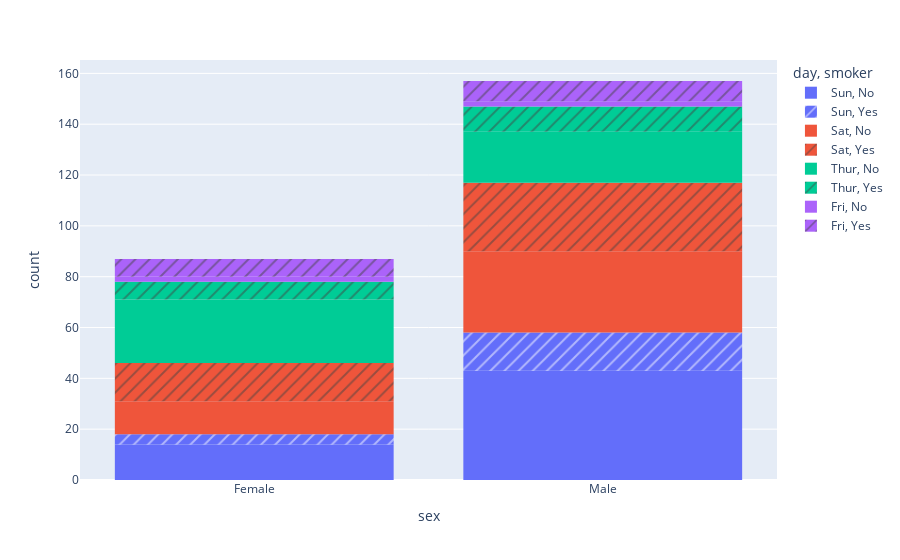

Write notebook code for a chart like this one.
### Markdown cell above
**Q3.** Using the tips dataset in the Plotly library, Plot a histogram for x= "sex" and y="total_bill" column in the tips dataset. Also, use the "smoker" column with the pattern_shape parameter and the "day" column with the color parameter.

**Answer:**

### Code cell
import plotly.express as px

# Load the "tips" dataset from Plotly
tips_data = px.data.tips()

# Plot histogram using Plotly Express
fig = px.histogram(tips_data, x="sex", y="total_bill", histfunc="count",
                   pattern_shape="smoker", color="day")

# Show the plot
fig.show()

### Figure 1 — Plotly figure (JSON) as saved in the notebook; plotly's stock layout.template omitted (floating-point values rounded to 4 significant figures)
{"data": [{"alignmentgroup": "True", "bingroup": "x", "histfunc": "count", "hovertemplate": "day=Sun<br>smoker=No<br>sex=%{x}<br>count=%{y}<extra></extra>", "legendgroup": "Sun, No", "marker": {"color": "#636efa", "pattern": {"shape": ""}}, "name": "Sun, No", "offsetgroup": "Sun, No", "orientation": "v", "showlegend": true, "type": "histogram", "x": ["Female", "Male", "Male", "Male", "Female", "Male", "Male", "Male", "Male", "Male", "Male", "Female", "Male", "Male", "Female", "Male", "Female", "Male", "Female", "Male", "Male", "Male", "Male", "Male", "Male", "Male", "Male", "Male", "Male", "Female", "Female", "Male", "Male", "Male", "Male", "Male", "Female", "Female", "Male", "Male", "Male", "Male", "Male", "Male", "Female", "Male", "Female", "Female", "Male", "Male", "Male", "Female", "Male", "Male", "Male", "Male", "Male"], "xaxis": "x", "y": [16.99, 10.34, 21.01, 23.68, 24.59, 25.29, 8.77, 26.88, 15.04, 14.78, 10.27, 35.26, 15.42, 18.43, 14.83, 21.58, 10.33, 16.29, 16.97, 17.46, 13.94, 9.68, 30.4, 18.29, 22.23, 32.4, 28.55, 18.04, 12.54, 10.29, 34.81, 9.94, 25.56, 19.49, 38.07, 23.95, 25.71, 17.31, 29.93, 14.07, 13.13, 17.26, 24.55, 19.77, 29.85, 48.17, 25, 13.39, 16.49, 21.5, 12.66, 16.21, 13.81, 24.52, 20.76, 31.71, 20.69], "yaxis": "y"}, {"alignmentgroup": "True", "bingroup": "x", "histfunc": "count", "hovertemplate": "day=Sun<br>smoker=Yes<br>sex=%{x}<br>count=%{y}<extra></extra>", "legendgroup": "Sun, Yes", "marker": {"color": "#636efa", "pattern": {"shape": "/"}}, "name": "Sun, Yes", "offsetgroup": "Sun, Yes", "orientation": "v", "showlegend": true, "type": "histogram", "x": ["Female", "Male", "Male", "Male", "Male", "Male", "Male", "Female", "Male", "Male", "Male", "Male", "Male", "Male", "Female", "Male", "Female", "Male", "Male"], "xaxis": "x", "y": [17.51, 7.25, 31.85, 16.82, 32.9, 17.89, 14.48, 9.6, 34.63, 34.65, 23.33, 45.35, 23.17, 40.55, 20.9, 30.46, 18.15, 23.1, 15.69], "yaxis": "y"}, {"alignmentgroup": "True", "bingroup": "x", "histfunc": "count", "hovertemplate": "day=Sat<br>smoker=No<br>sex=%{x}<br>count=%{y}<extra></extra>", "legendgroup": "Sat, No", "marker": {"color": "#EF553B", "pattern": {"shape": ""}}, "name": "Sat, No", "offsetgroup": "Sat, No", "orientation": "v", "showlegend": true, "type": "histogram", "x": ["Male", "Male", "Female", "Female", "Male", "Male", "Male", "Male", "Male", "Male", "Female", "Male", "Male", "Female", "Female", "Male", "Male", "Male", "Female", "Male", "Male", "Male", "Female", "Male", "Male", "Male", "Female", "Male", "Male", "Female", "Female", "Male", "Female", "Male", "Male", "Female", "Male", "Male", "Male", "Male", "Male", "Male", "Female", "Male", "Male"], "xaxis": "x", "y": [20.65, 17.92, 20.29, 15.77, 39.42, 19.82, 17.81, 13.37, 12.69, 21.7, 19.65, 9.55, 18.35, 15.06, 20.69, 17.78, 24.06, 16.31, 16.93, 18.69, 31.27, 16.04, 26.41, 48.27, 17.59, 20.08, 16.45, 20.23, 12.02, 17.07, 14.73, 10.51, 20.92, 18.24, 14, 7.25, 48.33, 20.45, 13.28, 11.61, 10.77, 10.07, 35.83, 29.03, 17.82], "yaxis": "y"}, {"alignmentgroup": "True", "bingroup": "x", "histfunc": "count", "hovertemplate": "day=Sat<br>smoker=Yes<br>sex=%{x}<br>count=%{y}<extra></extra>", "legendgroup": "Sat, Yes", "marker": {"color": "#EF553B", "pattern": {"shape": "/"}}, "name": "Sat, Yes", "offsetgroup": "Sat, Yes", "orientation": "v", "showlegend": true, "type": "histogram", "x": ["Male", "Male", "Male", "Male", "Male", "Male", "Female", "Male", "Female", "Female", "Male", "Female", "Female", "Male", "Male", "Male", "Female", "Female", "Female", "Male", "Male", "Male", "Male", "Male", "Female", "Male", "Male", "Female", "Female", "Female", "Male", "Male", "Male", "Female", "Female", "Male", "Male", "Male", "Male", "Male", "Female", "Male"], "xaxis": "x", "y": [38.01, 11.24, 20.29, 13.81, 11.02, 18.29, 3.07, 15.01, 26.86, 25.28, 17.92, 44.3, 22.42, 15.36, 20.49, 25.21, 14.31, 10.59, 10.63, 50.81, 15.81, 26.59, 38.73, 24.27, 12.76, 30.06, 25.89, 13.27, 28.17, 12.9, 28.15, 11.59, 7.74, 30.14, 22.12, 24.01, 15.69, 15.53, 12.6, 32.83, 27.18, 22.67], "yaxis": "y"}, {"alignmentgroup": "True", "bingroup": "x", "histfunc": "count", "hovertemplate": "day=Thur<br>smoker=No<br>sex=%{x}<br>count=%{y}<extra></extra>", "legendgroup": "Thur, No", "marker": {"color": "#00cc96", "pattern": {"shape": ""}}, "name": "Thur, No", "offsetgroup": "Thur, No", "orientation": "v", "showlegend": true, "type": "histogram", "x": ["Male", "Male", "Male", "Male", "Female", "Male", "Female", "Male", "Male", "Male", "Male", "Female", "Female", "Female", "Male", "Female", "Male", "Male", "Female", "Female", "Male", "Female", "Female", "Male", "Male", "Female", "Female", "Female", "Female", "Female", "Female", "Female", "Female", "Female", "Male", "Male", "Female", "Female", "Female", "Female", "Female", "Male", "Male", "Male", "Female"], "xaxis": "x", "y": [27.2, 22.76, 17.29, 16.66, 10.07, 15.98, 34.83, 13.03, 18.28, 24.71, 21.16, 10.65, 12.43, 24.08, 11.69, 13.42, 14.26, 15.95, 12.48, 29.8, 8.52, 14.52, 11.38, 22.82, 19.08, 20.27, 11.17, 12.26, 18.26, 8.51, 10.33, 14.15, 13.16, 17.47, 34.3, 41.19, 27.05, 16.43, 8.35, 18.64, 11.87, 9.78, 7.51, 7.56, 18.78], "yaxis": "y"}, {"alignmentgroup": "True", "bingroup": "x", "histfunc": "count", "hovertemplate": "day=Thur<br>smoker=Yes<br>sex=%{x}<br>count=%{y}<extra></extra>", "legendgroup": "Thur, Yes", "marker": {"color": "#00cc96", "pattern": {"shape": "/"}}, "name": "Thur, Yes", "offsetgroup": "Thur, Yes", "orientation": "v", "showlegend": true, "type": "histogram", "x": ["Male", "Male", "Male", "Female", "Male", "Male", "Male", "Male", "Female", "Female", "Male", "Male", "Female", "Female", "Female", "Male", "Female"], "xaxis": "x", "y": [19.44, 32.68, 16, 19.81, 28.44, 15.48, 16.58, 10.34, 43.11, 13, 13.51, 18.71, 12.74, 13, 16.4, 20.53, 16.47], "yaxis": "y"}, {"alignmentgroup": "True", "bingroup": "x", "histfunc": "count", "hovertemplate": "day=Fri<br>smoker=No<br>sex=%{x}<br>count=%{y}<extra></extra>", "legendgroup": "Fri, No", "marker": {"color": "#ab63fa", "pattern": {"shape": ""}}, "name": "Fri, No", "offsetgroup": "Fri, No", "orientation": "v", "showlegend": true, "type": "histogram", "x": ["Male", "Female", "Male", "Female"], "xaxis": "x", "y": [22.49, 22.75, 12.46, 15.98], "yaxis": "y"}, {"alignmentgroup": "True", "bingroup": "x", "histfunc": "count", "hovertemplate": "day=Fri<br>smoker=Yes<br>sex=%{x}<br>count=%{y}<extra></extra>", "legendgroup": "Fri, Yes", "marker": {"color": "#ab63fa", "pattern": {"shape": "/"}}, "name": "Fri, Yes", "offsetgroup": "Fri, Yes", "orientation": "v", "showlegend": true, "type": "histogram", "x": ["Male", "Female", "Female", "Male", "Male", "Male", "Male", "Female", "Female", "Male", "Female", "Male", "Male", "Female", "Female"], "xaxis": "x", "y": [28.97, 5.75, 16.32, 40.17, 27.28, 12.03, 21.01, 11.35, 15.38, 12.16, 13.42, 8.58, 13.42, 16.27, 10.09], "yaxis": "y"}], "layout": {"autosize": true, "barmode": "relative", "legend": {"title": {"text": "day, smoker"}, "tracegroupgap": 0}, "margin": {"t": 60}, "xaxis": {"anchor": "y", "autorange": true, "domain": [0, 1], "range": [-0.5, 1.5], "title": {"text": "sex"}, "type": "category"}, "yaxis": {"anchor": "x", "autorange": true, "domain": [0, 1], "range": [0, 165.3], "title": {"text": "count"}, "type": "linear"}}}
